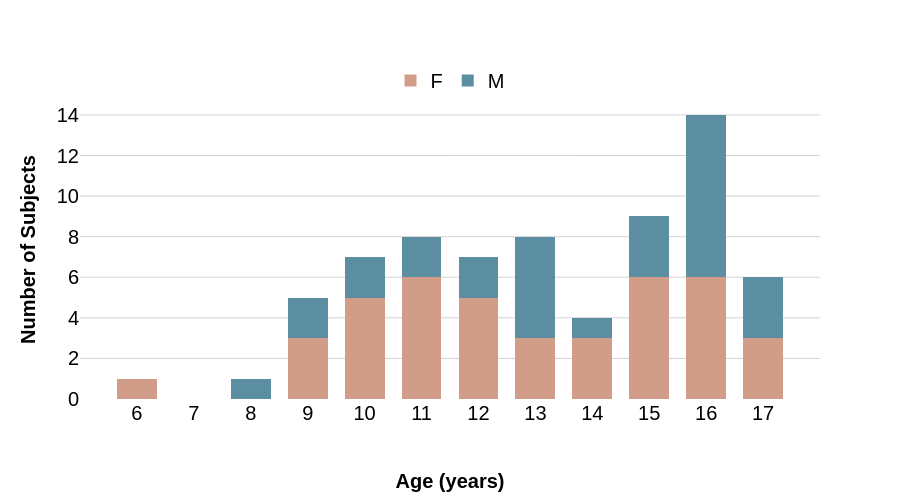

Notebook code for this chart:
### Code cell
# Plot demographics for included subjects in DWI analysis
plot_demographics(include_t2star_subjects)

### Figure 1 — Plotly figure (JSON) as saved in the notebook; plotly's stock layout.template omitted (floating-point values rounded to 4 significant figures)
{"data": [{"legendgroup": "F", "marker": {"color": "#D19D88"}, "name": "F", "opacity": 1, "type": "histogram", "x": [15, 16, 17, 14, 14, 13, 15, 12, 9, 16, 12, 11, 11, 10, 15, 14, 10, 10, 11, 13, 15, 16, 15, 10, 12, 6, 12, 9, 13, 16, 12, 17, 16, 16, 15, 17, 9, 11, 10, 11, 11], "xaxis": "x", "xbins": {"size": 1}, "yaxis": "y"}, {"legendgroup": "M", "marker": {"color": "#5C8EA1"}, "name": "M", "opacity": 1, "type": "histogram", "x": [17, 15, 13, 16, 16, 17, 11, 10, 15, 12, 16, 16, 16, 16, 12, 13, 14, 13, 17, 9, 8, 11, 15, 13, 9, 16, 10, 16, 13], "xaxis": "x", "xbins": {"size": 1}, "yaxis": "y"}], "layout": {"bargap": 0.3, "barmode": "stack", "font": {"color": "black", "family": "Arial", "size": 20}, "height": 500, "legend": {"orientation": "h", "x": 0.5, "xanchor": "center", "y": 1, "yanchor": "bottom"}, "plot_bgcolor": "white", "width": 900, "xaxis": {"anchor": "y", "domain": [0, 1], "gridwidth": 1, "range": [5, 18], "showgrid": false, "tickmode": "array", "tickvals": [6, 7, 8, 9, 10, 11, 12, 13, 14, 15, 16, 17], "title": {"font": {"family": "Arial", "size": 20, "weight": "bold"}, "standoff": 50, "text": "Age (years)"}}, "yaxis": {"anchor": "x", "domain": [0, 1], "gridcolor": "lightgrey", "gridwidth": 1, "showgrid": true, "title": {"font": {"family": "Arial", "size": 20, "weight": "bold"}, "text": "Number of Subjects"}}}}
